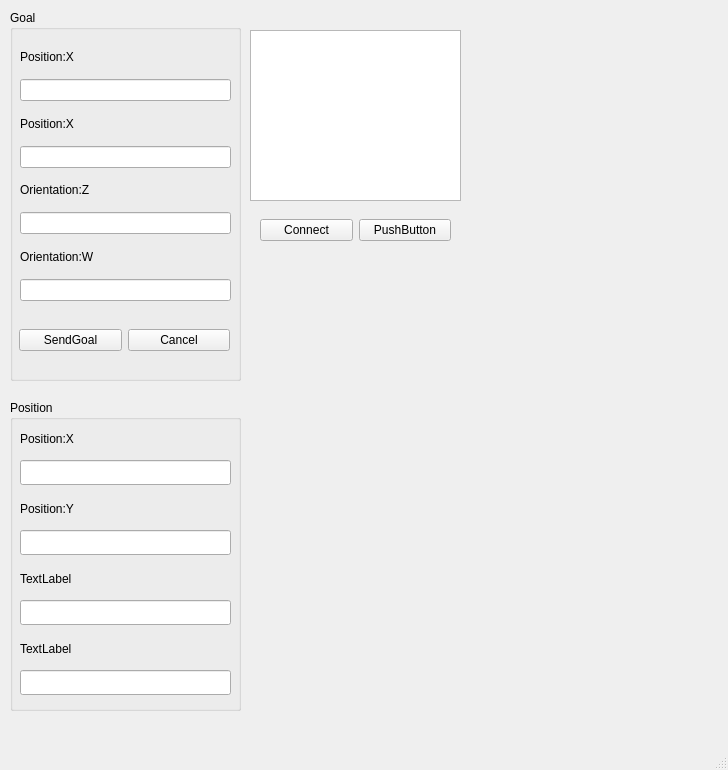
<?xml version="1.0" encoding="UTF-8"?>
<ui version="4.0">
 <class>MainWindow</class>
 <widget class="QMainWindow" name="MainWindow">
  <property name="geometry">
   <rect>
    <x>0</x>
    <y>0</y>
    <width>728</width>
    <height>770</height>
   </rect>
  </property>
  <property name="windowTitle">
   <string>MainWindow</string>
  </property>
  <widget class="QWidget" name="centralwidget">
   <widget class="QGroupBox" name="groupBox">
    <property name="geometry">
     <rect>
      <x>10</x>
      <y>10</y>
      <width>231</width>
      <height>371</height>
     </rect>
    </property>
    <property name="title">
     <string>Goal</string>
    </property>
    <widget class="QWidget" name="horizontalLayoutWidget">
     <property name="geometry">
      <rect>
       <x>9</x>
       <y>300</y>
       <width>211</width>
       <height>61</height>
      </rect>
     </property>
     <layout class="QHBoxLayout" name="horizontalLayout">
      <item>
       <widget class="QPushButton" name="pushButtonSendGoal">
        <property name="text">
         <string>SendGoal</string>
        </property>
       </widget>
      </item>
      <item>
       <widget class="QPushButton" name="pushButtonCancel">
        <property name="text">
         <string>Cancel</string>
        </property>
       </widget>
      </item>
     </layout>
    </widget>
    <widget class="QWidget" name="verticalLayoutWidget">
     <property name="geometry">
      <rect>
       <x>10</x>
       <y>30</y>
       <width>211</width>
       <height>261</height>
      </rect>
     </property>
     <layout class="QVBoxLayout" name="verticalLayout">
      <item>
       <widget class="QLabel" name="label">
        <property name="text">
         <string>Position:X</string>
        </property>
       </widget>
      </item>
      <item>
       <widget class="QLineEdit" name="XlineEdit"/>
      </item>
      <item>
       <widget class="QLabel" name="label_2">
        <property name="text">
         <string>Position:X</string>
        </property>
       </widget>
      </item>
      <item>
       <widget class="QLineEdit" name="YlineEdit"/>
      </item>
      <item>
       <widget class="QLabel" name="label_3">
        <property name="text">
         <string>Orientation:Z</string>
        </property>
       </widget>
      </item>
      <item>
       <widget class="QLineEdit" name="ZlineEdit"/>
      </item>
      <item>
       <widget class="QLabel" name="label_4">
        <property name="text">
         <string>Orientation:W</string>
        </property>
       </widget>
      </item>
      <item>
       <widget class="QLineEdit" name="WlineEdit"/>
      </item>
     </layout>
    </widget>
   </widget>
   <widget class="QGroupBox" name="groupBox_2">
    <property name="geometry">
     <rect>
      <x>10</x>
      <y>400</y>
      <width>231</width>
      <height>311</height>
     </rect>
    </property>
    <property name="title">
     <string>Position</string>
    </property>
    <widget class="QLabel" name="label_5">
     <property name="geometry">
      <rect>
       <x>10</x>
       <y>30</y>
       <width>101</width>
       <height>17</height>
      </rect>
     </property>
     <property name="text">
      <string>Position:X</string>
     </property>
    </widget>
    <widget class="QLineEdit" name="lineEdit_5">
     <property name="geometry">
      <rect>
       <x>10</x>
       <y>60</y>
       <width>211</width>
       <height>25</height>
      </rect>
     </property>
    </widget>
    <widget class="QLabel" name="label_6">
     <property name="geometry">
      <rect>
       <x>10</x>
       <y>100</y>
       <width>91</width>
       <height>17</height>
      </rect>
     </property>
     <property name="text">
      <string>Position:Y</string>
     </property>
    </widget>
    <widget class="QLineEdit" name="lineEdit_6">
     <property name="geometry">
      <rect>
       <x>10</x>
       <y>130</y>
       <width>211</width>
       <height>25</height>
      </rect>
     </property>
    </widget>
    <widget class="QLabel" name="label_7">
     <property name="geometry">
      <rect>
       <x>10</x>
       <y>170</y>
       <width>67</width>
       <height>17</height>
      </rect>
     </property>
     <property name="text">
      <string>TextLabel</string>
     </property>
    </widget>
    <widget class="QLineEdit" name="lineEdit_7">
     <property name="geometry">
      <rect>
       <x>10</x>
       <y>200</y>
       <width>211</width>
       <height>25</height>
      </rect>
     </property>
    </widget>
    <widget class="QLabel" name="label_8">
     <property name="geometry">
      <rect>
       <x>10</x>
       <y>240</y>
       <width>67</width>
       <height>17</height>
      </rect>
     </property>
     <property name="text">
      <string>TextLabel</string>
     </property>
    </widget>
    <widget class="QLineEdit" name="lineEdit_8">
     <property name="geometry">
      <rect>
       <x>10</x>
       <y>270</y>
       <width>211</width>
       <height>25</height>
      </rect>
     </property>
    </widget>
   </widget>
   <widget class="QTextEdit" name="textEdit">
    <property name="geometry">
     <rect>
      <x>250</x>
      <y>30</y>
      <width>211</width>
      <height>171</height>
     </rect>
    </property>
   </widget>
   <widget class="QWidget" name="horizontalLayoutWidget_2">
    <property name="geometry">
     <rect>
      <x>260</x>
      <y>210</y>
      <width>191</width>
      <height>41</height>
     </rect>
    </property>
    <layout class="QHBoxLayout" name="horizontalLayout_2">
     <item>
      <widget class="QPushButton" name="pushButtonConnect">
       <property name="text">
        <string>Connect</string>
       </property>
      </widget>
     </item>
     <item>
      <widget class="QPushButton" name="pushButton">
       <property name="text">
        <string>PushButton</string>
       </property>
      </widget>
     </item>
    </layout>
   </widget>
  </widget>
  <widget class="QMenuBar" name="menubar">
   <property name="geometry">
    <rect>
     <x>0</x>
     <y>0</y>
     <width>728</width>
     <height>22</height>
    </rect>
   </property>
  </widget>
  <widget class="QStatusBar" name="statusbar"/>
 </widget>
 <resources/>
 <connections/>
</ui>
